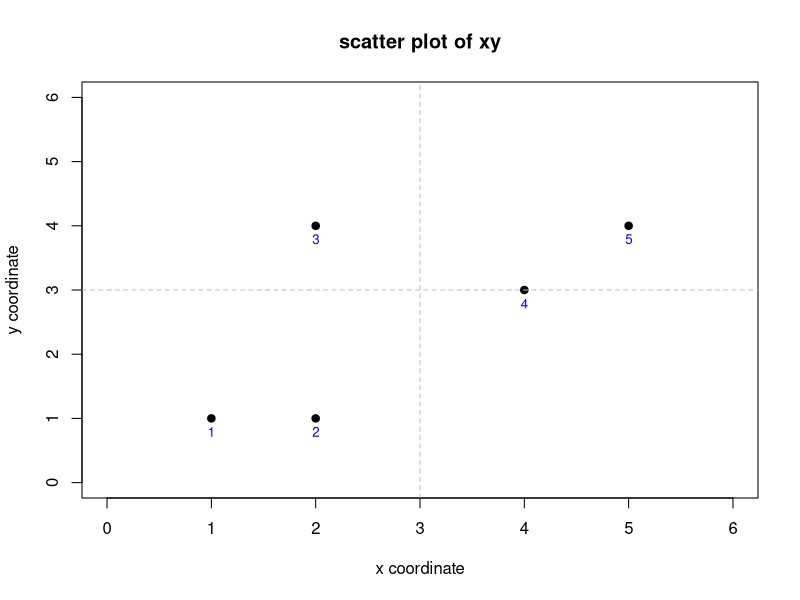
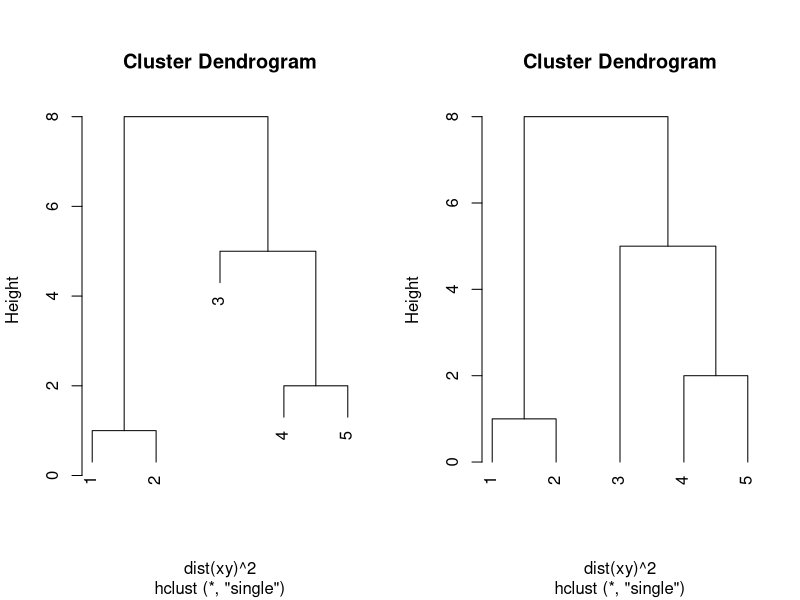

Here is the R script that generated these plots, in order:
##--------------------------------------------
## (1) Agglomerative Hierarchical Clustering 
##    (1-1) Single Linkage, MIN
##--------------------------------------------
 
x <- c(1, 2, 2, 4, 5)
y <- c(1, 1, 4, 3, 4)
 
xy <- data.frame(cbind(x, y))

xy
        
# scatter plot of xy
plot(xy, pch=19, xlab = c("x coordinate"), ylab = c("y coordinate"), xlim = c(0, 6), ylim = c(0, 6), main = "scatter plot of xy")
 
# adding student label

text(xy[,1], xy[,2], labels = abbreviate(rownames(xy)), cex = 0.8, pos = 1, col = "blue") # pos=1 : at the bottom
 

 # adding dotted line
abline(v=c(3), col = "gray", lty = 2) # vertical line
abline(h=c(3), col = "gray", lty = 2) # horizontal line
         

## 1.  proximity matrix : squares of euclidean distance matrix for 6 points
dist(xy, method = "euclidean")^2


## 2. Agglomerative Hierarchical Clustering : Single Linkage method (MIN)
hc_sl <- hclust(dist(xy)^2, method="single")
hc_sl

 
## 3. dendrogram
my_par = par(no.readonly = TRUE)
par(oma = c(0, 0, 1, 0))
par(mfrow = c(1, 2))
plot(hc_sl)
plot(hc_sl, hang = -1) # hang = -1 : line from the bottom

 
## 4. custering information 
rev(hc_sl) 



# number of clusters above distance's threshold
# exmaple 1) height threshold = 1

height_threshold <- 1
distance_over_height <- rev(hc_sl)$height >= height_threshold

  number_of_cluster <- sum(distance_over_height)+1
number_of_cluster 

  
# exmaple 2) height threshold = 3

height_threshold <- 3
distance_over_height <- rev(hc_sl)$height >= height_threshold

  number_of_cluster <- sum(distance_over_height)+1
number_of_cluster 

    # exmaple 3) height threshold = 6
  height_threshold <- 6
distance_over_height <- rev(hc_sl)$height >= height_threshold

  number_of_cluster <- sum(distance_over_height)+1
number_of_cluster
 